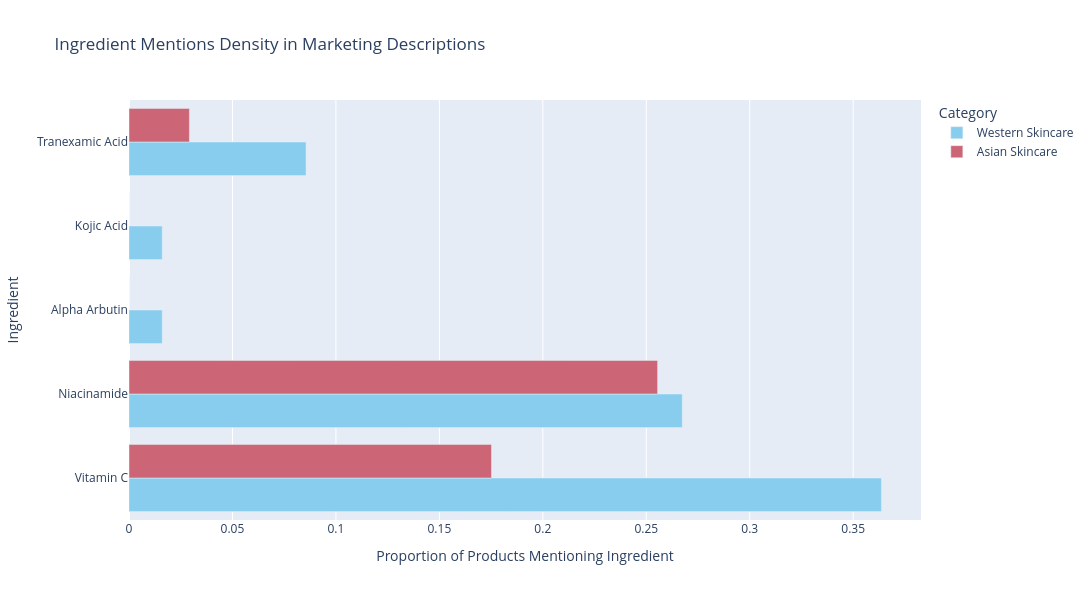

Notebook source saved alongside this figure:
### Markdown cell above
Water is the most common ingredient in both datasets, which makes sense since it is a common base for liquid products. At first glance, we can see that there are some differences in the ingredients and order in each top twenty list, but it's hard to compare across lists since some ingredients may have similar frequencies in each dataset, but may be at a different rank. We can notice that one of our targeted ingredients, niacnamide, makes the top 20 list in both Asian and Western datasets (rank 6 and 17, respectively). However, it would not make sense to conclude anything with just the ingredient lists and not much knowledge of the function of each ingredient, since the proportion of product types (serum, cleanser, moisturizer, etc.) may be significantly different between our two datasets, and skew the frequencies of some of these general ingredients.

### Code cell
# key brightening ingredients
brightening_ingredients = ["Vitamin C", "Niacinamide", "Alpha Arbutin", "Kojic Acid", "Tranexamic Acid"]

def calculate_ingredient_density(df):
    total_products = len(df)
    return {
        ingredient: ((df['product_description'].str.contains(ingredient, case=False, na=False)).sum() / total_products)
        for ingredient in brightening_ingredients
    }

# compute density
western_density = calculate_ingredient_density(western_skincare)
asian_density = calculate_ingredient_density(asian_skincare)

# convert to df
ingredient_df = pd.DataFrame({"Ingredient": brightening_ingredients, 
                              "Western Skincare": western_density.values(),
                              "Asian Skincare": asian_density.values()})

ingredient_df_melted = ingredient_df.melt(id_vars=["Ingredient"], 
                                          var_name="Category", 
                                          value_name="Density")

fig = px.bar(ingredient_df_melted, 
             x="Density", 
             y="Ingredient", 
             color="Category", 
             barmode="group", 
             orientation="h",
             title="Ingredient Mentions Density in Marketing Descriptions",
             labels={"Density": "Proportion of Products Mentioning Ingredient"},
             color_discrete_sequence=px.colors.qualitative.Safe)

fig.update_layout(
    autosize=False,
    width=1200,
    height=600)

# Show figure
fig.show()
fig.write_html('ingredient_mentions_density.html', include_plotlyjs='cdn')

### Figure 1 — Plotly figure (JSON) as saved in the notebook; plotly's stock layout.template omitted (floating-point values rounded to 4 significant figures)
{"data": [{"alignmentgroup": "True", "hovertemplate": "Category=Western Skincare<br>Proportion of Products Mentioning Ingredient=%{x}<br>Ingredient=%{y}<extra></extra>", "legendgroup": "Western Skincare", "marker": {"color": "rgb(136, 204, 238)", "pattern": {"shape": ""}}, "name": "Western Skincare", "offsetgroup": "Western Skincare", "orientation": "h", "showlegend": true, "textposition": "auto", "type": "bar", "x": [0.3636, 0.2674, 0.01604, 0.01604, 0.08556], "xaxis": "x", "y": ["Vitamin C", "Niacinamide", "Alpha Arbutin", "Kojic Acid", "Tranexamic Acid"], "yaxis": "y"}, {"alignmentgroup": "True", "hovertemplate": "Category=Asian Skincare<br>Proportion of Products Mentioning Ingredient=%{x}<br>Ingredient=%{y}<extra></extra>", "legendgroup": "Asian Skincare", "marker": {"color": "rgb(204, 102, 119)", "pattern": {"shape": ""}}, "name": "Asian Skincare", "offsetgroup": "Asian Skincare", "orientation": "h", "showlegend": true, "textposition": "auto", "type": "bar", "x": [0.1752, 0.2555, 0.0, 0.0, 0.0292], "xaxis": "x", "y": ["Vitamin C", "Niacinamide", "Alpha Arbutin", "Kojic Acid", "Tranexamic Acid"], "yaxis": "y"}], "layout": {"autosize": false, "barmode": "group", "height": 600, "legend": {"title": {"text": "Category"}, "tracegroupgap": 0}, "title": {"text": "Ingredient Mentions Density in Marketing Descriptions"}, "width": 1200, "xaxis": {"anchor": "y", "domain": [0.0, 1.0], "title": {"text": "Proportion of Products Mentioning Ingredient"}}, "yaxis": {"anchor": "x", "domain": [0.0, 1.0], "title": {"text": "Ingredient"}}}}
